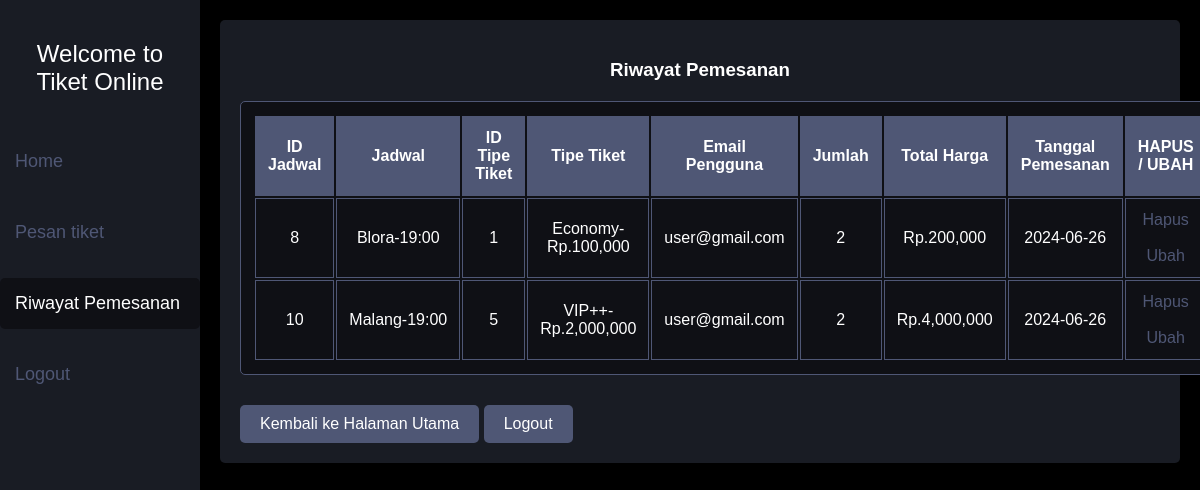
Page /history.php (signed in) on the committed database.
### tables this page shows
CREATE TABLE `booking` (
  `booking_id` int NOT NULL,
  `user_id` int NOT NULL,
  `type_ticket_id` int NOT NULL,
  `jadwal_id` int NOT NULL,
  `quantity` int NOT NULL,
  `total_price` decimal(10,2) NOT NULL,
  `booking_date` date NOT NULL,
  `booking_status` varchar(255) NOT NULL
);

CREATE TABLE `jadwal` (
  `id` int NOT NULL,
  `city` varchar(255) NOT NULL,
  `jam_keberangkatan` time(4) NOT NULL
);

CREATE TABLE `type_ticket` (
  `id` int NOT NULL,
  `class` varchar(255) NOT NULL,
  `price` decimal(10,2) NOT NULL
);

### history.php (the view, shortened to what this page needs)
<?php
require_once 'connection.php';
$user_id = $_SESSION['id'];
$query = "SELECT
              booking.booking_id,
              booking.booking_date,
              booking.booking_status,
              type_ticket.id,
              type_ticket.class,
              type_ticket.price,
              booking.quantity,
              booking.total_price,
              jadwal.jam_keberangkatan,
              jadwal.city,
              jadwal.id AS 'id_jadwal'
          FROM booking
          JOIN jadwal ON booking.jadwal_id = jadwal.id JOIN type_ticket ON booking.type_ticket_id = type_ticket.id
          WHERE booking.user_id = ?";
$stmt = $conn->prepare($query);
$stmt->bind_param("i", $user_id);
$stmt->execute();
$result = $stmt->get_result();
?>
<!DOCTYPE html>
<html lang="en">
<head>
</head>
<body>
    <div class="sidenav">
        <div class="title">Welcome to Tiket Online</div>
        <a href="index.php">Home</a>
        <a href="pesan.php">Pesan tiket</a>
        <a href="history.php" class="active">Riwayat Pemesanan</a>
        <a href="logout.php">Logout</a>
    </div>
    <div class="main">
        <div class="container">
            <h3>Riwayat Pemesanan</h3>
            <table>
                <tr>
                    <th>ID Jadwal</th>
                    <th>Jadwal</th>
                    <th>ID Tipe Tiket</th>
                    <th>Tipe Tiket</th>
                    <th>Email Pengguna</th>
                    <th>Jumlah</th>
                    <th>Total Harga</th>
                    <th>Tanggal Pemesanan</th>
                    <th>HAPUS / UBAH</th>
                </tr>
                <?php while ($row = $result->fetch_assoc()): ?>
                    <tr>
                        <td><?= $row['id_jadwal'];?></td>
                        <td><?= $row['city'],"-", date('H:i',strtotime($row['jam_keberangkatan'])); ?></td>
                        <td><?= $row['id'];?></td>
                        <td><?= $row['class'], "-Rp.",number_format($row['price']); ?></td>
                        <td><?= $_SESSION['email']; ?></td>
                        <td><?= $row['quantity']; ?></td>
                        <td>Rp.<?= number_format($row['total_price']); ?></td>
                        <td><?= $row['booking_date']; ?></td>
                        <td><a href="hapus.php?booking_id=<?= $row['booking_id']; ?>" >Hapus</a><br><br>
                        <a href="edit_book.php?booking_id=<?= $row['booking_id']; ?>" >Ubah</a></td>
                    </tr>
                <?php endwhile; ?>
            </table>
            <a href="index.php" class="button">Kembali ke Halaman Utama</a>
            <a href="logout.php" class="button">Logout</a>
        </div>
    </div>
</body>
</html>

### history.php (style rules this page uses)
body { margin: 0; padding: 0; font-family: Arial, Helvetica, sans-serif; background-color: black; color: white; }
.sidenav { height: 100%; width: 200px; position: fixed; z-index: 1; top: 0; left: 0; background-color: #191C24; overflow-x: hidden; padding-top: 20px; }
.sidenav a { margin: 20px 0; padding: 15px; text-decoration: none; border-radius: 5px; font-size: 18px; color: #4F5775; display: block; }
.sidenav a:hover, .sidenav a.active { color: white; background-color: #0F1015; transition: 0.5s; }
.title { padding: 20px; font-size: 24px; text-align: center; color: white; }
.main { margin-left: 200px; padding: 20px; }
.container { max-width: 1000px; margin: auto; padding: 20px; background-color: #191C24; border-radius: 5px; }
h3 { margin-bottom: 20px; text-align: center; }
table { border-collapse: separate; width: 100%; margin-bottom: 20px; border-radius: 5px; overflow: hidden; }
table,th,td { border: 1px solid #4F5775; padding: 12px; text-align: center; background-color: #0F1015; }
th { background-color: #4F5775; }
a { color: #4F5775; text-decoration: none; transition: color 0.3s; }
.button { display: inline-block; padding: 10px 20px; margin-top: 10px; border-radius: 5px; background-color: #4F5775; color: white; text-align: center; text-decoration: none; transition: background-color 0.3s; }

### rows in the picture
booking: jadwal "8", jadwal.city "Blora", jadwal.jam_keberangkatan "19:00", type_ticket "1", type_ticket.class "Economy", type_ticket.price "100,000", quantity "2", total_price "200,000", booking_date "2024-06-26"
booking: jadwal "10", jadwal.city "Malang", jadwal.jam_keberangkatan "19:00", type_ticket "5", type_ticket.class "VIP++", type_ticket.price "2,000,000", quantity "2", total_price "4,000,000", booking_date "2024-06-26"
